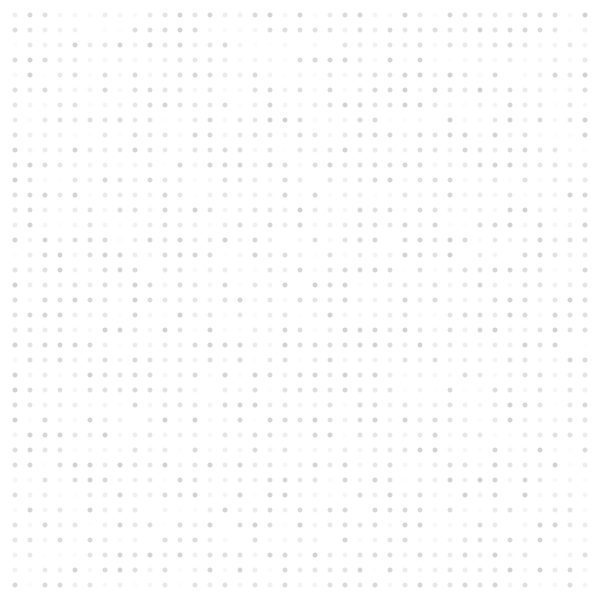
Frame 1 (no input)
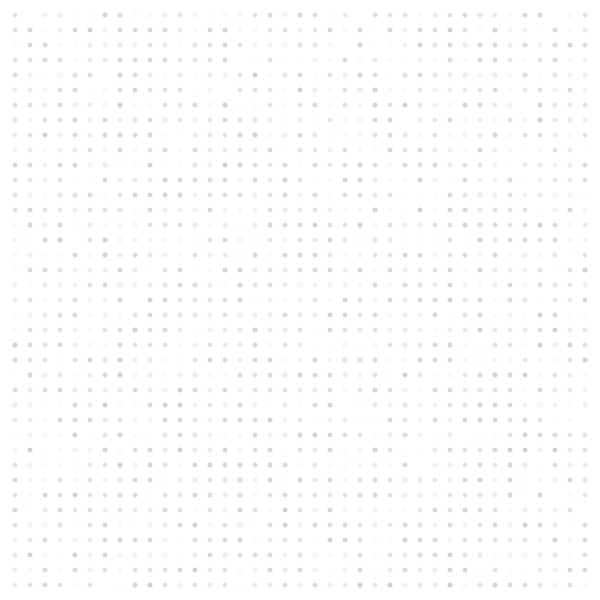
Frame 60 (the mouse pressed at the canvas centre just before this capture)
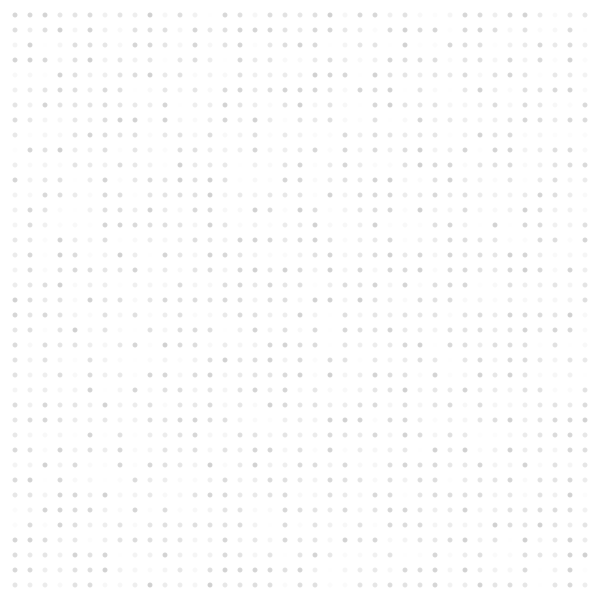
Frame 120 (the mouse held since frame 60 and released just before this capture)

The Processing sketch that drew these frames (run headless with seeded random() and noise(); from frame 60 on, the mouse is pressed at the canvas centre):

// Processing sketch: processing_110935
// ── processing_110935.pde

/*
SM2705_groupA
Assignment 2
Choi Wing Chu Belinda
sid 53084917
*/

void setup() {
  size(600, 600);
  smooth();
  noStroke();
}

void draw() {
  background(255);
  for (int px= width/40; px< width; px+= width/40) {           //allocate px position
    for (int py= height/40; py< height; py+= height/40) {      //allocate py position
        fill(random(209, 255));
        ellipse(px, py, 5, 5);
    }
  }
}

/*
references:
- http://processing.org/reference/
- http://processing.org/tutorials/color/
*/
